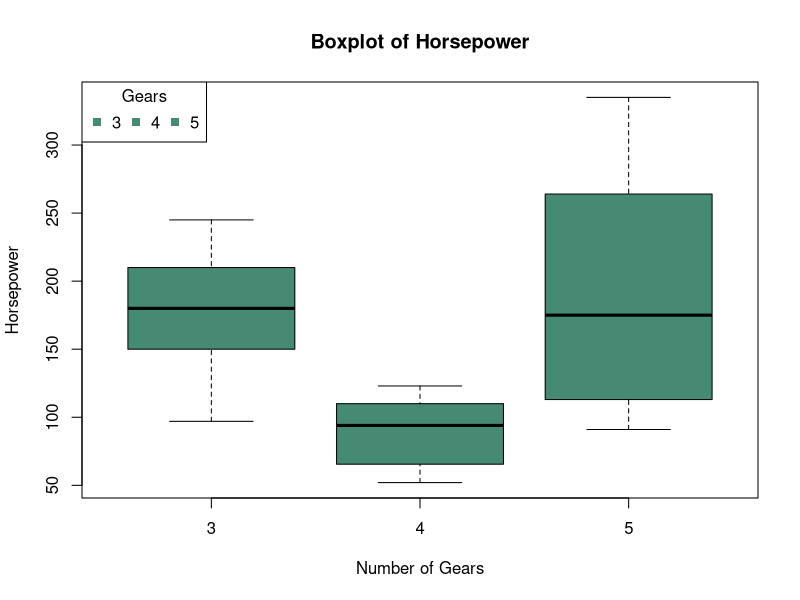

Source code (R):
# box plot of the horsepower (hp) in the mtcars dataset.
# use different shapes to represent the number of gears (gear).
# add appropriate title, labels, and legend to the plot.
# identify and label any outliers on the plot.

data(mtcars)

gears <- as.factor(mtcars$gear)

boxplot(hp ~ gear, data = mtcars,
        main = 'Boxplot of Horsepower', pch = 21, cex = 3,
        ylab = 'Horsepower', xlab = 'Number of Gears', col = 'aquamarine4')

outliers <- boxplot.stats(mtcars$hp)$out

for (i in levels(gears)){
  g <- mtcars[mtcars$gear == i, ]   #get the cars if the gear number is the same as i..3, 4, or 5..
  outlier_list <- g$hp[g$hp %in% outliers]   # get the gears' hp if its in the outliers vecotr
  
  if (length(outlier_list > 0)){
    text(x = as.numeric(i),
         y = outlier_list,
         labels = outlier_list,
         pos = 4, col = 'azure')
  }
}

legend('topleft', legend = levels(gears), horiz = TRUE,
       title = 'Gears', col = 'aquamarine4', pch = 15)
